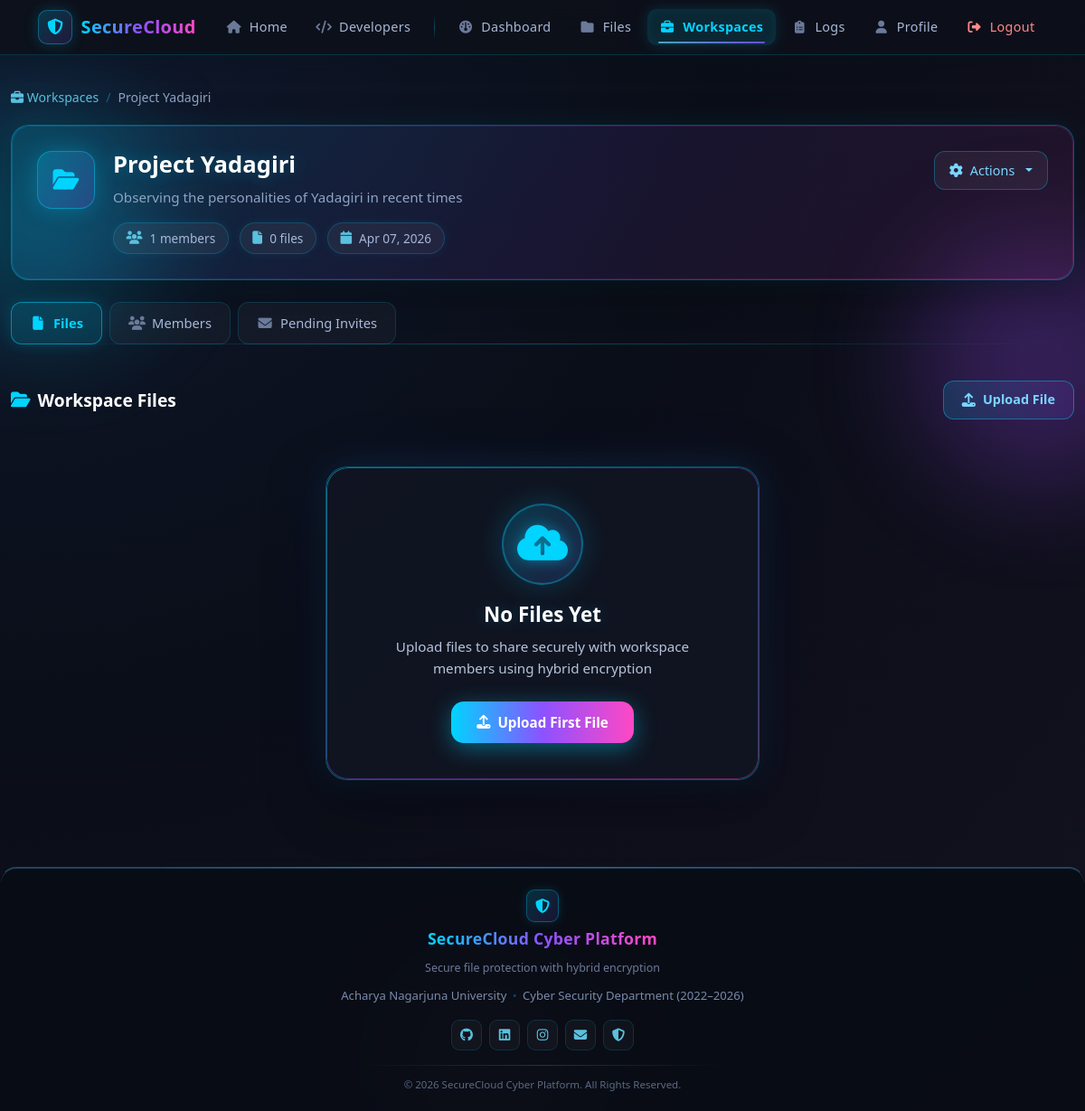
Page /workspaces/1 (signed in) on the committed database.
### models.py (models this page shows, shortened)
class Workspace(db.Model):
    id = db.Column(db.Integer, primary_key=True)
    name = db.Column(db.String(100), nullable=False)
    description = db.Column(db.Text, nullable=True)
    owner_id = db.Column(db.Integer, db.ForeignKey("user.id"), nullable=False)
    created_at = db.Column(db.DateTime, default=datetime.utcnow, nullable=False)
    invite_code = db.Column(db.String(20), nullable=True, unique=True)
    owner = db.relationship("User", backref="owned_workspaces")
    members = db.relationship("WorkspaceMember", backref="workspace", lazy=True, cascade="all, delete-orphan")
    files = db.relationship("File", backref="workspace", lazy=True)
    def is_member(self, user_id):
        return any(m.user_id == user_id for m in self.members)
    def is_admin(self, user_id):
        membership = WorkspaceMember.query.filter_by(
            workspace_id=self.id,
            user_id=user_id,
            role="admin"
        ).first()
        return membership is not None

### app.py (the view)
@login_required
@app.route("/workspaces/<int:workspace_id>")
def view_workspace(workspace_id):
    workspace = db.session.get(Workspace, workspace_id)
    if not workspace:
        flash("Workspace not found.", "warning")
        return redirect(url_for("workspaces"))
    if not workspace.is_member(current_user.id):
        flash("You are not a member of this workspace.", "danger")
        return redirect(url_for("workspaces"))
    workspace_files = File.query.filter_by(workspace_id=workspace_id).order_by(File.uploaded_at.desc()).all()
    members = WorkspaceMember.query.filter_by(workspace_id=workspace_id).all()
    invites = WorkspaceInvite.query.filter_by(workspace_id=workspace_id).all()
    return render_template("workspaces/workspace_detail.html",
                         workspace=workspace,
                         files=workspace_files,
                         members=members,
                         invites=invites,
                         is_admin=workspace.is_admin(current_user.id))

### app.py (called while the page is built)
@login_manager.user_loader
def load_user(user_id):
    return db.session.get(User, int(user_id))

### templates/workspaces/workspace_detail.html (shortened to what this page needs)
{% extends "layout.html" %}
{% block content %}
<div class="workspace-detail-page">
    <nav aria-label="breadcrumb" class="ws-breadcrumb">
        <ol class="breadcrumb">
            <li class="breadcrumb-item"><a href="{{ url_for('workspaces') }}"><i class="fa fa-briefcase"></i> Workspaces</a></li>
            <li class="breadcrumb-item active">{{ workspace.name }}</li>
        </ol>
    </nav>
    <div class="workspace-header-card">
        <div class="workspace-header-content">
            <div class="workspace-info">
                <div class="workspace-icon-wrapper">
                    <i class="fa fa-folder-open"></i>
                </div>
                <div class="workspace-text">
                    <h1 class="workspace-title">{{ workspace.name }}</h1>
                    {% if workspace.description %}
                    <p class="workspace-description">{{ workspace.description }}</p>
                    {% endif %}
                    <div class="workspace-stats">
                        <span class="stat-pill">
                            <i class="fa fa-users"></i>
                            <span>{{ members|length }} members</span>
                        </span>
                        <span class="stat-pill">
                            <i class="fa fa-file"></i>
                            <span>{{ files|length }} files</span>
                        </span>
                        <span class="stat-pill">
                            <i class="fa fa-calendar"></i>
                            <span>{{ workspace.created_at.strftime('%b %d, %Y') }}</span>
                        </span>
                    </div>
                </div>
            </div>
            <div class="workspace-actions">
                <div class="dropdown">
                    <button class="btn btn-actions dropdown-toggle" type="button" data-bs-toggle="dropdown">
                        <i class="fa fa-gear"></i>
                        <span>Actions</span>
                    </button>
                </div>
            </div>
        </div>
    </div>
    <div class="workspace-tabs-section">
        <ul class="nav workspace-tabs" id="workspaceTabs" role="tablist">
            <li class="nav-item" role="presentation">
                <button class="nav-link active" id="files-tab" data-bs-toggle="tab" data-bs-target="#files" type="button" role="tab">
                    <i class="fa fa-file"></i>
                    <span>Files</span>
                </button>
            </li>
            <li class="nav-item" role="presentation">
                <button class="nav-link" id="members-tab" data-bs-toggle="tab" data-bs-target="#members" type="button" role="tab">
                    <i class="fa fa-users"></i>
                    <span>Members</span>
                </button>
            </li>
            {% if is_admin %}
            <li class="nav-item" role="presentation">
                <button class="nav-link" id="invites-tab" data-bs-toggle="tab" data-bs-target="#invites" type="button" role="tab">
                    <i class="fa fa-envelope"></i>
                    <span>Pending Invites</span>
                </button>
            </li>
            {% endif %}
        </ul>
        <div class="tabs-divider"></div>
    </div>
    <div class="tab-content" id="workspaceTabContent">
        <div class="tab-pane fade show active" id="files" role="tabpanel">
            <div class="tab-header">
                <h3 class="tab-title">
                    <i class="fa fa-folder-open"></i>
                    <span>Workspace Files</span>
                </h3>
                <a href="{{ url_for('upload') }}?workspace_id={{ workspace.id }}" class="btn btn-upload">
                    <i class="fa fa-upload"></i>
                    <span>Upload File</span>
                </a>
            </div>
            {% if files %}
            <div class="files-table-wrapper">
                <table class="table files-table">
                    <thead>
                        <tr>
                            <th>File Name</th>
                            <th>Size</th>
                            <th>Type</th>
                            <th>Owner</th>
                            <th>Status</th>
                            <th>Date</th>
                            <th>Actions</th>
                        </tr>
                    </thead>
                    <tbody>
                        {% for file in files %}
                        <tr>
                            <td>
                                <i class="fa fa-file"></i>
                                {{ file.original_filename }}
                            </td>
                            <td>{{ (file.file_size / 1024)|round(1) }} KB</td>
                            <td>{{ file.file_type or 'Unknown' }}</td>
                            <td>{{ file.owner.username }}</td>
                            <td>
                                {% if file.encryption_status == 'encrypted' %}
                                <span class="status-badge status-encrypted"><i class="fa fa-lock"></i> Encrypted</span>
                                {% elif file.encryption_status == 'decrypted' %}
                                <span class="status-badge status-decrypted"><i class="fa fa-unlock"></i> Decrypted</span>
                                {% else %}
                                <span class="status-badge status-raw">Raw</span>
                                {% endif %}
                            </td>
                            <td>{{ file.uploaded_at.strftime('%b %d, %Y') }}</td>
                            <td>
                                <div class="action-buttons">
                                    {% if file.encryption_status == 'raw' %}
                                    <a href="{{ url_for('encrypt_file', file_id=file.id) }}" class="btn btn-icon btn-encrypt" title="Encrypt">
                                        <i class="fa fa-lock"></i>
                                    </a>
                                    {% elif file.encryption_status == 'encrypted' %}
                                    <a href="{{ url_for('decrypt_file', file_id=file.id) }}" class="btn btn-icon btn-decrypt" title="Decrypt">
                                        <i class="fa fa-unlock"></i>
                                    </a>
                                    {% endif %}
                                    <a href="{{ url_for('download_file', file_id=file.id) }}" class="btn btn-icon btn-download" title="Download">
                                        <i class="fa fa-download"></i>
                                    </a>
                                    {% if file.owner_id == current_user.id %}
                                    <a href="{{ url_for('delete_file', file_id=file.id) }}" class="btn btn-icon btn-delete" title="Delete"
                                       onclick="return confirm('Delete this file?')">
                                        <i class="fa fa-trash"></i>
                                    </a>
                                    {% endif %}
                                </div>
                            </td>
                        </tr>
                        {% endfor %}
                    </tbody>
                </table>
            </div>
            {% else %}
            <div class="empty-state-wrapper">
                <div class="empty-state-card">
                    <div class="empty-state-icon">
                        <i class="fa fa-cloud-upload-alt"></i>
                    </div>
                    <h3 class="empty-state-title">No Files Yet</h3>
                    <p class="empty-state-text">Upload files to share securely with workspace members using hybrid encryption</p>
                    <a href="{{ url_for('upload') }}?workspace_id={{ workspace.id }}" class="btn btn-upload-primary">
                        <i class="fa fa-upload"></i>
                        <span>Upload First File</span>
                    </a>
                </div>
            </div>
            {% endif %}
        </div>
    </div>
</div>
{% endblock %}

### rows in the picture
Workspace: name "Project Yadagiri", description "Observing the personalities of Yadagiri in recent times", created_at "Apr 07, 2026"

### other values in the picture
{{ members|length }} "1"
{{ files|length }} "0"
